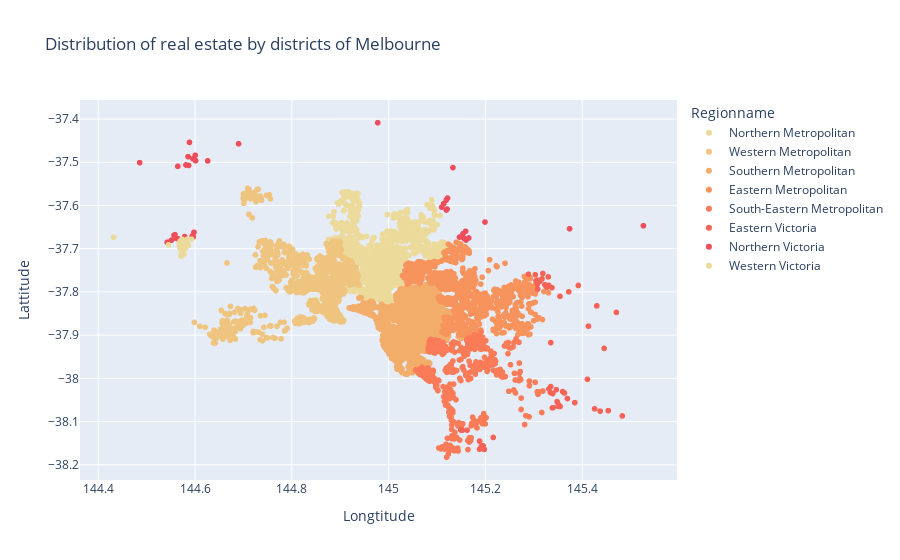

Notebook code for this chart:
### Code cell
geodata = melb_df[['Lattitude', 'Longtitude', 'Regionname', 'Propertycount']]

px.scatter(geodata, x='Longtitude', y='Lattitude', color='Regionname',
           hover_data=['Regionname', 'Propertycount'],
           title='Distribution of real estate by districts of Melbourne',
           color_discrete_sequence=px.colors.sequential.Oryel)

### Figure 1 — Plotly figure (JSON) as saved in the notebook; plotly's stock layout.template omitted (floating-point values rounded to 4 significant figures; data arrays with more than 128 entries replaced by an {"elided": "..."} marker saying what was removed)
{"data": [{"customdata": {"elided": "3869x2 mixed values"}, "hovertemplate": "Regionname=%{customdata[0]}<br>Longtitude=%{x}<br>Lattitude=%{y}<br>Propertycount=%{customdata[1]}<extra></extra>", "legendgroup": "Northern Metropolitan", "marker": {"color": "rgb(236, 218, 154)", "symbol": "circle"}, "mode": "markers", "name": "Northern Metropolitan", "showlegend": true, "type": "scattergl", "x": {"elided": "3869 float values"}, "xaxis": "x", "y": {"elided": "3869 float values"}, "yaxis": "y"}, {"customdata": {"elided": "2938x2 mixed values"}, "hovertemplate": "Regionname=%{customdata[0]}<br>Longtitude=%{x}<br>Lattitude=%{y}<br>Propertycount=%{customdata[1]}<extra></extra>", "legendgroup": "Western Metropolitan", "marker": {"color": "rgb(239, 196, 126)", "symbol": "circle"}, "mode": "markers", "name": "Western Metropolitan", "showlegend": true, "type": "scattergl", "x": {"elided": "2938 float values"}, "xaxis": "x", "y": {"elided": "2938 float values"}, "yaxis": "y"}, {"customdata": {"elided": "4668x2 mixed values"}, "hovertemplate": "Regionname=%{customdata[0]}<br>Longtitude=%{x}<br>Lattitude=%{y}<br>Propertycount=%{customdata[1]}<extra></extra>", "legendgroup": "Southern Metropolitan", "marker": {"color": "rgb(243, 173, 106)", "symbol": "circle"}, "mode": "markers", "name": "Southern Metropolitan", "showlegend": true, "type": "scattergl", "x": {"elided": "4668 float values"}, "xaxis": "x", "y": {"elided": "4668 float values"}, "yaxis": "y"}, {"customdata": {"elided": "1468x2 mixed values"}, "hovertemplate": "Regionname=%{customdata[0]}<br>Longtitude=%{x}<br>Lattitude=%{y}<br>Propertycount=%{customdata[1]}<extra></extra>", "legendgroup": "Eastern Metropolitan", "marker": {"color": "rgb(247, 148, 93)", "symbol": "circle"}, "mode": "markers", "name": "Eastern Metropolitan", "showlegend": true, "type": "scattergl", "x": {"elided": "1468 float values"}, "xaxis": "x", "y": {"elided": "1468 float values"}, "yaxis": "y"}, {"customdata": {"elided": "450x2 mixed values"}, "hovertemplate": "Regionname=%{customdata[0]}<br>Longtitude=%{x}<br>Lattitude=%{y}<br>Propertycount=%{customdata[1]}<extra></extra>", "legendgroup": "South-Eastern Metropolitan", "marker": {"color": "rgb(249, 123, 87)", "symbol": "circle"}, "mode": "markers", "name": "South-Eastern Metropolitan", "showlegend": true, "type": "scattergl", "x": {"elided": "450 float values"}, "xaxis": "x", "y": {"elided": "450 float values"}, "yaxis": "y"}, {"customdata": [["Eastern Victoria", 17093], ["Eastern Victoria", 2500], ["Eastern Victoria", 2500], ["Eastern Victoria", 8280], ["Eastern Victoria", 8280], ["Eastern Victoria", 17093], ["Eastern Victoria", 8743], ["Eastern Victoria", 8280], ["Eastern Victoria", 8280], ["Eastern Victoria", 973], ["Eastern Victoria", 17093], ["Eastern Victoria", 3532], ["Eastern Victoria", 17384], ["Eastern Victoria", 457], ["Eastern Victoria", 17093], ["Eastern Victoria", 17093], ["Eastern Victoria", 3789], ["Eastern Victoria", 457], ["Eastern Victoria", 2591], ["Eastern Victoria", 17093], ["Eastern Victoria", 17093], ["Eastern Victoria", 2493], ["Eastern Victoria", 8280], ["Eastern Victoria", 17093], ["Eastern Victoria", 3789], ["Eastern Victoria", 8743], ["Eastern Victoria", 8280], ["Eastern Victoria", 1328], ["Eastern Victoria", 8280], ["Eastern Victoria", 8280], ["Eastern Victoria", 2768], ["Eastern Victoria", 17384], ["Eastern Victoria", 2332], ["Eastern Victoria", 17093], ["Eastern Victoria", 17093], ["Eastern Victoria", 8743], ["Eastern Victoria", 8743], ["Eastern Victoria", 17384], ["Eastern Victoria", 2332], ["Eastern Victoria", 17093], ["Eastern Victoria", 2259], ["Eastern Victoria", 2500], ["Eastern Victoria", 8743], ["Eastern Victoria", 8280], ["Eastern Victoria", 17093], ["Eastern Victoria", 8280], ["Eastern Victoria", 3532], ["Eastern Victoria", 17093], ["Eastern Victoria", 8280], ["Eastern Victoria", 2500], ["Eastern Victoria", 8743], ["Eastern Victoria", 1424], ["Eastern Victoria", 8280]], "hovertemplate": "Regionname=%{customdata[0]}<br>Longtitude=%{x}<br>Lattitude=%{y}<br>Propertycount=%{customdata[1]}<extra></extra>", "legendgroup": "Eastern Victoria", "marker": {"color": "rgb(246, 99, 86)", "symbol": "circle"}, "mode": "markers", "name": "Eastern Victoria", "showlegend": true, "type": "scattergl", "x": [145.3, 145.1, 145.1, 145.3, 145.3, 145.3, 145.2, 145.3, 145.3, 145.4, 145.4, 145.4, 145.5, 145.4, 145.3, 145.4, 145.3, 145.5, 145.3, 145.3, 145.3, 145.4, 145.3, 145.3, 145.3, 145.2, 145.3, 145.3, 145.3, 145.3, 145.4, 145.5, 145.4, 145.4, 145.3, 145.2, 145.2, 145.4, 145.4, 145.3, 145.4, 145.2, 145.2, 145.3, 145.4, 145.3, 145.4, 145.4, 145.3, 145.2, 145.2, 145.4, 145.3], "xaxis": "x", "y": [-38.02, -38.12, -38.12, -37.79, -37.77, -38.05, -38.16, -37.79, -37.78, -38.0, -38.03, -37.8, -38.07, -37.83, -38.03, -38.06, -37.76, -37.85, -37.92, -38.07, -38.07, -37.81, -37.79, -38.02, -37.76, -38.16, -37.78, -37.76, -37.77, -37.79, -38.07, -38.09, -38.06, -38.06, -38.03, -38.16, -38.16, -38.08, -38.05, -38.04, -37.93, -38.12, -38.14, -37.78, -38.07, -37.78, -37.78, -38.03, -37.77, -38.12, -38.15, -37.88, -37.77], "yaxis": "y"}, {"customdata": [["Northern Victoria", 4258], ["Northern Victoria", 7254], ["Northern Victoria", 3376], ["Northern Victoria", 3307], ["Northern Victoria", 6065], ["Northern Victoria", 3376], ["Northern Victoria", 1475], ["Northern Victoria", 6065], ["Northern Victoria", 249], ["Northern Victoria", 4258], ["Northern Victoria", 4258], ["Northern Victoria", 3376], ["Northern Victoria", 1345], ["Northern Victoria", 3553], ["Northern Victoria", 6065], ["Northern Victoria", 3376], ["Northern Victoria", 3376], ["Northern Victoria", 3553], ["Northern Victoria", 3553], ["Northern Victoria", 6065], ["Northern Victoria", 1160], ["Northern Victoria", 7254], ["Northern Victoria", 7254], ["Northern Victoria", 3553], ["Northern Victoria", 6065], ["Northern Victoria", 2170], ["Northern Victoria", 4258], ["Northern Victoria", 7254], ["Northern Victoria", 6065], ["Northern Victoria", 4258], ["Northern Victoria", 7254], ["Northern Victoria", 3376], ["Northern Victoria", 3376], ["Northern Victoria", 3376], ["Northern Victoria", 3988], ["Northern Victoria", 4258], ["Northern Victoria", 7254], ["Northern Victoria", 6065], ["Northern Victoria", 6065], ["Northern Victoria", 849]], "hovertemplate": "Regionname=%{customdata[0]}<br>Longtitude=%{x}<br>Lattitude=%{y}<br>Propertycount=%{customdata[1]}<extra></extra>", "legendgroup": "Northern Victoria", "marker": {"color": "rgb(238, 77, 90)", "symbol": "circle"}, "mode": "markers", "name": "Northern Victoria", "showlegend": true, "type": "scattergl", "x": [145.2, 145.1, 144.6, 145.5, 144.6, 144.6, 144.7, 144.6, 144.5, 145.1, 145.2, 144.6, 145.2, 144.6, 144.5, 144.6, 144.6, 144.6, 144.6, 144.6, 145.4, 145.1, 145.1, 144.6, 144.6, 145.1, 145.2, 145.1, 144.6, 145.2, 145.1, 144.6, 144.6, 144.6, 145.0, 145.2, 145.1, 144.6, 144.6, 144.6], "xaxis": "x", "y": [-37.68, -37.61, -37.5, -37.65, -37.68, -37.49, -37.46, -37.68, -37.5, -37.67, -37.67, -37.48, -37.64, -37.67, -37.69, -37.51, -37.49, -37.67, -37.67, -37.68, -37.65, -37.58, -37.6, -37.66, -37.67, -37.51, -37.68, -37.6, -37.67, -37.68, -37.59, -37.51, -37.5, -37.51, -37.41, -37.66, -37.61, -37.67, -37.67, -37.45], "yaxis": "y"}, {"customdata": [["Western Victoria", 3600], ["Western Victoria", 3600], ["Western Victoria", 3600], ["Western Victoria", 4718], ["Western Victoria", 3600], ["Western Victoria", 4718], ["Western Victoria", 3600], ["Western Victoria", 4718], ["Western Victoria", 4718], ["Western Victoria", 3600], ["Western Victoria", 4718], ["Western Victoria", 2871], ["Western Victoria", 3600], ["Western Victoria", 3600], ["Western Victoria", 4718], ["Western Victoria", 4718], ["Western Victoria", 4718], ["Western Victoria", 4718], ["Western Victoria", 4718], ["Western Victoria", 4718], ["Western Victoria", 4718], ["Western Victoria", 4718], ["Western Victoria", 3122], ["Western Victoria", 4718], ["Western Victoria", 4718], ["Western Victoria", 3600], ["Western Victoria", 3600], ["Western Victoria", 4718], ["Western Victoria", 4718], ["Western Victoria", 3600], ["Western Victoria", 3600], ["Western Victoria", 4718]], "hovertemplate": "Regionname=%{customdata[0]}<br>Longtitude=%{x}<br>Lattitude=%{y}<br>Propertycount=%{customdata[1]}<extra></extra>", "legendgroup": "Western Victoria", "marker": {"color": "rgb(236, 218, 154)", "symbol": "circle"}, "mode": "markers", "name": "Western Victoria", "showlegend": true, "type": "scattergl", "x": [144.6, 144.6, 144.6, 144.6, 144.6, 144.6, 144.6, 144.6, 144.6, 144.6, 144.6, 144.4, 144.6, 144.6, 144.6, 144.6, 144.6, 144.6, 144.6, 144.6, 144.6, 144.6, 144.5, 144.6, 144.6, 144.6, 144.6, 144.6, 144.6, 144.6, 144.6, 144.6], "xaxis": "x", "y": [-37.69, -37.69, -37.69, -37.7, -37.69, -37.7, -37.68, -37.7, -37.7, -37.69, -37.69, -37.67, -37.69, -37.68, -37.7, -37.71, -37.7, -37.7, -37.71, -37.69, -37.72, -37.7, -37.69, -37.71, -37.7, -37.68, -37.68, -37.71, -37.7, -37.69, -37.68, -37.7], "yaxis": "y"}], "layout": {"legend": {"title": {"text": "Regionname"}, "tracegroupgap": 0}, "title": {"text": "Distribution of real estate by districts of Melbourne"}, "xaxis": {"anchor": "y", "domain": [0, 1], "title": {"text": "Longtitude"}}, "yaxis": {"anchor": "x", "domain": [0, 1], "title": {"text": "Lattitude"}}}}
